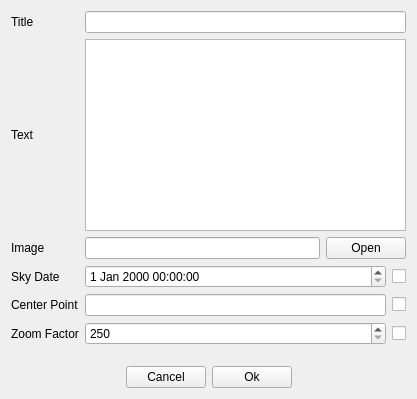
<?xml version="1.0" encoding="UTF-8"?>
<ui version="4.0">
 <class>SkyGuideSlide</class>
 <widget class="QWidget" name="SkyGuideSlide">
  <property name="geometry">
   <rect>
    <x>0</x>
    <y>0</y>
    <width>417</width>
    <height>399</height>
   </rect>
  </property>
  <property name="sizePolicy">
   <sizepolicy hsizetype="MinimumExpanding" vsizetype="Fixed">
    <horstretch>0</horstretch>
    <verstretch>0</verstretch>
   </sizepolicy>
  </property>
  <property name="windowTitle">
   <string>SkyGuide Writer</string>
  </property>
  <layout class="QGridLayout" name="gridLayout_5">
   <item row="0" column="0">
    <widget class="QLabel" name="lTitle">
     <property name="text">
      <string>Title</string>
     </property>
    </widget>
   </item>
   <item row="4" column="3">
    <widget class="QCheckBox" name="cCenterPoint"/>
   </item>
   <item row="1" column="1" colspan="3">
    <widget class="QPlainTextEdit" name="fText"/>
   </item>
   <item row="0" column="1" colspan="3">
    <widget class="QLineEdit" name="fTitle"/>
   </item>
   <item row="4" column="1" colspan="2">
    <widget class="QLineEdit" name="fCenterPoint">
     <property name="toolTip">
      <string>Object to be selected (optional)</string>
     </property>
    </widget>
   </item>
   <item row="3" column="3">
    <widget class="QCheckBox" name="cSkyDate">
     <property name="sizePolicy">
      <sizepolicy hsizetype="Fixed" vsizetype="Fixed">
       <horstretch>0</horstretch>
       <verstretch>0</verstretch>
      </sizepolicy>
     </property>
    </widget>
   </item>
   <item row="2" column="0">
    <widget class="QLabel" name="lImage">
     <property name="text">
      <string>Image</string>
     </property>
    </widget>
   </item>
   <item row="5" column="3">
    <widget class="QCheckBox" name="cZoom"/>
   </item>
   <item row="3" column="0">
    <widget class="QLabel" name="lSkyDate">
     <property name="text">
      <string>Sky Date</string>
     </property>
    </widget>
   </item>
   <item row="2" column="2" colspan="2">
    <widget class="QPushButton" name="bOpenImage">
     <property name="text">
      <string>Open</string>
     </property>
    </widget>
   </item>
   <item row="5" column="0">
    <widget class="QLabel" name="lZoom">
     <property name="text">
      <string>Zoom Factor</string>
     </property>
    </widget>
   </item>
   <item row="5" column="1" colspan="2">
    <widget class="QSpinBox" name="fZoom">
     <property name="toolTip">
      <string>value between 250 and 5000000</string>
     </property>
     <property name="minimum">
      <number>250</number>
     </property>
     <property name="maximum">
      <number>5000000</number>
     </property>
    </widget>
   </item>
   <item row="4" column="0">
    <widget class="QLabel" name="lCenterPoint">
     <property name="text">
      <string>Center Point</string>
     </property>
    </widget>
   </item>
   <item row="1" column="0">
    <widget class="QLabel" name="lText">
     <property name="text">
      <string>Text</string>
     </property>
    </widget>
   </item>
   <item row="2" column="1">
    <widget class="QLineEdit" name="fImage">
     <property name="toolTip">
      <string>Image path (optional)</string>
     </property>
    </widget>
   </item>
   <item row="7" column="0" colspan="4">
    <layout class="QHBoxLayout" name="horizontalLayout">
     <item>
      <spacer name="horizontalSpacer">
       <property name="orientation">
        <enum>Qt::Horizontal</enum>
       </property>
       <property name="sizeHint" stdset="0">
        <size>
         <width>40</width>
         <height>20</height>
        </size>
       </property>
      </spacer>
     </item>
     <item>
      <widget class="QPushButton" name="bCancel">
       <property name="text">
        <string>Cancel</string>
       </property>
      </widget>
     </item>
     <item>
      <widget class="QPushButton" name="bOk">
       <property name="text">
        <string>Ok</string>
       </property>
      </widget>
     </item>
     <item>
      <spacer name="horizontalSpacer_2">
       <property name="orientation">
        <enum>Qt::Horizontal</enum>
       </property>
       <property name="sizeHint" stdset="0">
        <size>
         <width>40</width>
         <height>20</height>
        </size>
       </property>
      </spacer>
     </item>
    </layout>
   </item>
   <item row="6" column="0" colspan="4">
    <spacer name="verticalSpacer">
     <property name="orientation">
      <enum>Qt::Vertical</enum>
     </property>
     <property name="sizeHint" stdset="0">
      <size>
       <width>20</width>
       <height>5</height>
      </size>
     </property>
    </spacer>
   </item>
   <item row="3" column="1" colspan="2">
    <widget class="QDateTimeEdit" name="fSkyDateTime">
     <property name="toolTip">
      <string>Change the sky date (optional)</string>
     </property>
    </widget>
   </item>
  </layout>
 </widget>
 <resources/>
 <connections/>
</ui>
